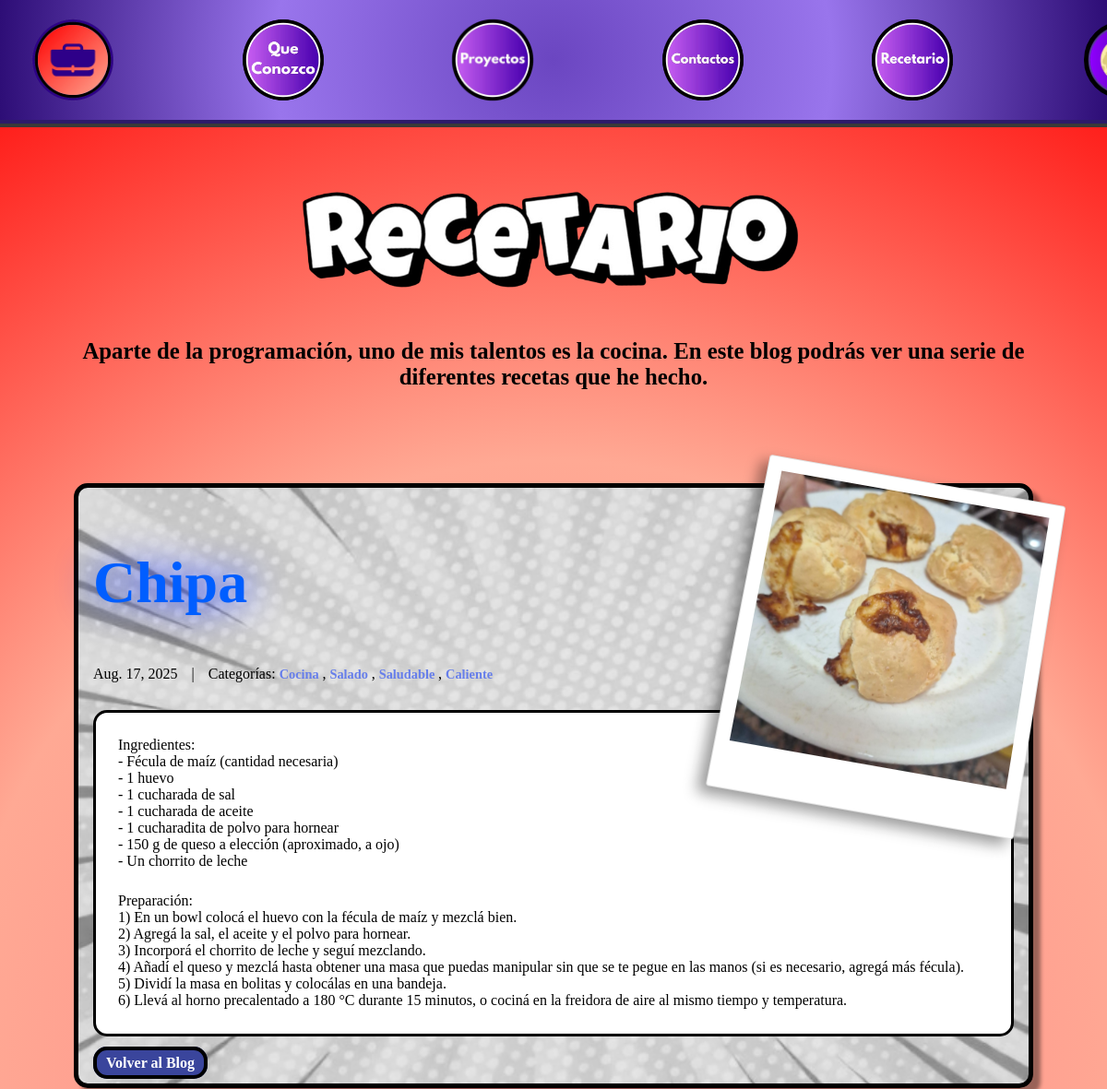
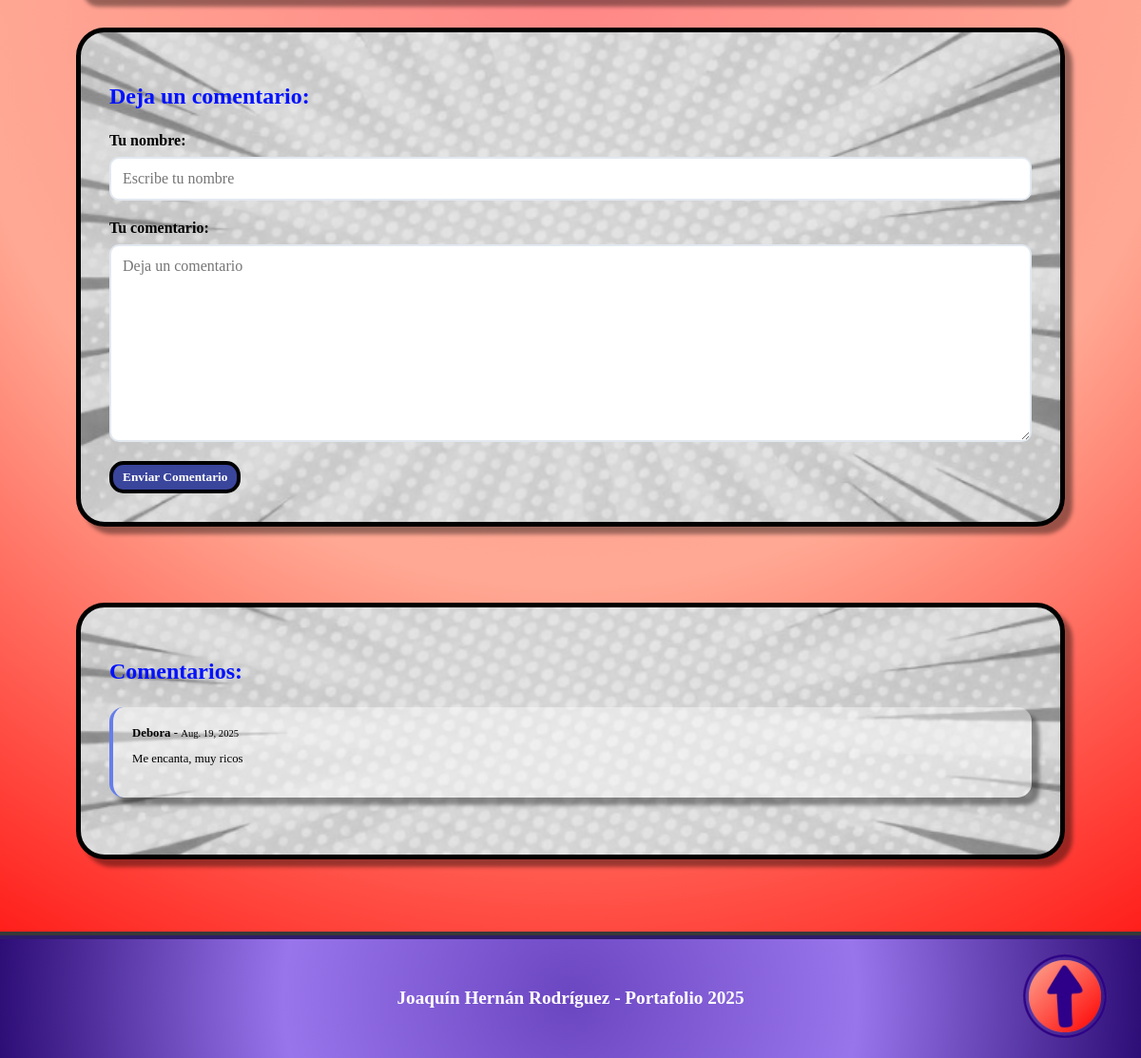
Page /blog/post/1/ on the committed database (2 pictures, top to bottom).
### blog/models.py (models this page shows, shortened)
class Post(models.Model):
    title = models.CharField(max_length=255)
    body = models.TextField()
    created_on = models.DateTimeField(auto_now_add=True)
    last_modified = models.DateTimeField(auto_now=True)
    categories = models.ManyToManyField("Category", related_name="posts")
    image = models.ImageField(upload_to='blog_images/', blank=True, null=True)

class Category(models.Model):
    name = models.CharField(max_length=30)
    class Meta:
        verbose_name_plural = "categories"

class Comment(models.Model):
    author = models.CharField(max_length=60)
    body = models.CharField(max_length=2000)
    created_on = models.DateTimeField(auto_now_add=True)
    post = models.ForeignKey("Post", on_delete=models.CASCADE)

### blog/views.py (the view, shortened to what this page needs)
# urls.py: path("post/<int:pk>/", views.blog_detail, name="blog_detail"),
def blog_detail(request, pk):
    post = Post.objects.get(pk=pk)
    form = CommentForm()
    comments = Comment.objects.filter(post=post)
    context = {
        "post": post,
        "comments": comments,
        "form": CommentForm(),
    }
    return render(request, "blog/detail.html", context)

### blog/forms.py
class CommentForm(forms.Form):
    author = forms.CharField(
        max_length=60,
        widget=forms.TextInput(
            attrs={"class": "form-control", "placeholder": "Escribe tu nombre"}
        ),
    )
    body = forms.CharField(
        max_length= 2000,
        widget=forms.Textarea(
            attrs={"class": "form-control", "placeholder": "Deja un comentario"}
        )
    )

### templates/blog/detail.html (shortened to what this page needs)
{% extends "blog.html" %}
{% load static %}
{% block page_content %}
  <div class="post-detail">
    <article class="post-full" style="background-image: url('{% static 'Portafolio/assets/Fondos/Fondo Blanco.png' %}'); background-size: cover; background-position: center;">
      {% if post.image %}
        <div class="foto-instantanea">
          <div class="foto-frame">
            <img src="{{ post.image.url }}" alt="{{ post.title }}" class="foto-imagen">
          </div>
        </div>
      {% endif %}
      <div class="post-header">
        <h1 class="post-title-detail">{{ post.title }}</h1>
        <div class="post-meta-detail">
          <span class="post-date">{{ post.created_on.date }}</span>
          <span class="separator">|</span>
          <span class="post-categories">Categorías:
            {% for category in post.categories.all %}
              <a href="{% url 'blog:blog_category' category.name %}" class="categoria">
                {{ category.name }}
              </a>{% if not forloop.last %}, {% endif %}
            {% endfor %}
          </span>
        </div>
      </div>
      <div class="post-content-detail">
        <p>{{ post.body | linebreaks }}</p>
      </div>
      <div class="navigation-links">
        <a href="{% url 'blog:blog_index' %}" class="volver">Volver al Blog</a>
      </div>
    </article>
    <div class="comments-section" style="background-image: url('{% static 'Portafolio/assets/Fondos/Fondo Blanco.png' %}'); background-size: cover; background-position: center;">
      <h3 class="comments-title">Deja un comentario:</h3>
      <form method="post" class="comment-form">
        <div class="form-group">
          <label for="{{ form.author.id_for_label }}">Tu nombre:</label>
          {{ form.author }}
        </div>
        <div class="form-group">
          <label for="{{ form.body.id_for_label }}">Tu comentario:</label>
          {{ form.body }}
        </div>
        <button type="submit" class="enviar-comentario">Enviar Comentario</button>
      </form>
    </div>
    {% if comments %}
    <div class="comments-list" style="background-image: url('{% static 'Portafolio/assets/Fondos/Fondo Blanco.png' %}'); background-size: cover; background-position: center;">
      <h3 class="comments-title">Comentarios:</h3>
      {% for comment in comments %}
        <div class="comment">
          <div class="comment-meta">
            <strong>{{ comment.author }}</strong> - <small>{{ comment.created_on.date }}</small>
          </div>
          <div class="comment-body">
            <p>{{ comment.body | linebreaks }}</p>
          </div>
        </div>
      {% endfor %}
    </div>
    {% endif %}
  </div>
{% endblock page_content %}

### Portafolio/static/Portafolio/css/base.css (style rules this page uses)
html { scroll-behavior: smooth; }
body { margin: 0; padding: 0; height: 100%; transition: background-color 0.3s ease; font-family: 'Baloo 2', cursive; }
h1, h2, h3, .Barra ul li a { font-family: 'Bangers', cursive; }

### Portafolio/static/Portafolio/css/blog.css (style rules this page uses)
body { background: radial-gradient(circle,#ff8686, #ffa994, #ff0000); }
.categoria { font-size: 0.9rem; color: #667eea; text-decoration: none; font-weight: bold; transition: color 0.3s ease; }
.post-detail { padding-left: 5rem; padding-right: 5rem; display: grid; gap: 30px; margin: 30px auto; max-width: 1200px; }
.post-full { border-radius: 20px; padding: 20px; border: 5px solid #000000; box-shadow: 8px 8px 4px rgba(0, 0, 0, 0.4); border-radius: 15px; padding: 0.8rem 1rem; }
.post-title-detail { color: #005eff; text-align: start; text-shadow: 0 0 40px #0022ff; font-family: 'Bangers', cursive; font-size: 4rem; }
.post-meta-detail { color: rgb(0, 0, 0); font-size: 1em; margin-bottom: 30px; display: flex; align-items: center; gap: 15px; }
.post-content-detail { color: #000000; font-size: 1rem; gap: 0.5rem; background-color: white; border: 3px solid #000000; border-radius: 15px; padding: 0.1rem 1.5rem; }
.post-content-detail p { margin-bottom: 25px; }
.navigation-links { margin-top: 20px; }
.volver { font-weight: bold; background-color: #3a459c; border-radius: 15px; border: 4px solid #000; color: white; padding: 5px 10px; text-decoration: none; transition: all 0.3s ease; margin-bottom: 25px; }
.comments-section, .comments-list { padding: 30px; border: 5px solid #000000; box-shadow: 8px 8px 4px rgba(0, 0, 0, 0.4); border-radius: 30px; margin-bottom: 50px; }
.comments-title { color: #0011ff; font-size: 1.5rem; gap: 0.5rem; }
.comment-form { display: grid; gap: 20px; }
.form-group { display: grid; gap: 8px; }
.form-group label { color: #000000; font-weight: bold; }
.form-group input, .form-group textarea { font-family: 'Bangers', cursive; padding: 12px; border: 2px solid #e2e8f0; border-radius: 10px; font-size: 1em; transition: border-color 0.3s ease; }
.form-group textarea { min-height: 120px; resize: vertical; }
.enviar-comentario { font-family: 'Bangers', cursive; justify-self: start; font-weight: bold; background-color: #3a459c; border-radius: 15px; border: 4px solid #000; color: white; padding: 5px 10px; text-decoration: none; transition: all 0.3s ease; }
.comment { max-width: 1200px; padding: 20px; border-left: 4px solid #667eea; font-size: 0.8rem; color: #000000; margin-bottom: 30px; background-color: rgba(255, 255, 255, 0.402); box-shadow: 8px 8px 4px rgba(0, 0, 0, 0.4); border-radius: 15px; }
.comment-meta { font-size: 0.8rem; color: #000000; }
.comment-body { color: #000000; word-wrap: break-word; word-break: break-word; overflow-wrap: break-word; }
.post-full { position: relative; overflow: visible; }
.foto-instantanea { position: absolute; top: -15px; right: -15px; z-index: 10; }
.foto-frame { position: relative; background: rgb(255, 255, 255); padding: 15px 15px 50px 15px; border-radius: 3px; border: 1px solid #e0e0e0; rotate: 10deg; box-shadow: -8px 8px 15px rgba(0, 0, 0, 0.4); transform: perspective(800px) rotateX(5deg); }
.foto-imagen { width: 300px; height: 300px; object-fit: cover; display: block; }

### rows in the picture
Post: image (picture), title "Chipa", created_on "Aug. 17, 2025", body "Ingredientes: - Fécula de maíz (cantidad necesaria) - 1 huevo - 1 cucharada de sal - 1 cucharada de aceite - 1 cucharadita de polvo para hornear - 150 g de queso a elección (aproximado, a ojo) - Un chorrito de leche Preparación: 1) En un bowl colocá el huevo con la fécula de maíz y mezclá bien. 2) Agregá la sal, el aceite y el polvo para hornear. 3) Incorporá el chorrito de leche y seguí mezclando. 4) Añadí el queso y mezclá hasta obtener una masa que puedas manipular sin que se te pegue en las manos (si es necesario, agregá más fécula). 5) Dividí la masa en bolitas y colocálas en una bandeja. 6) Llevá al horno precalentado a 180 °C durante 15 minutos, o cociná en la freidora de aire al…"
Category: name "Cocina"
Category: name "Salado"
Category: name "Saludable"
Category: name "Caliente"
Comment: author "Debora", created_on "Aug. 19, 2025", body "Me encanta, muy ricos"
